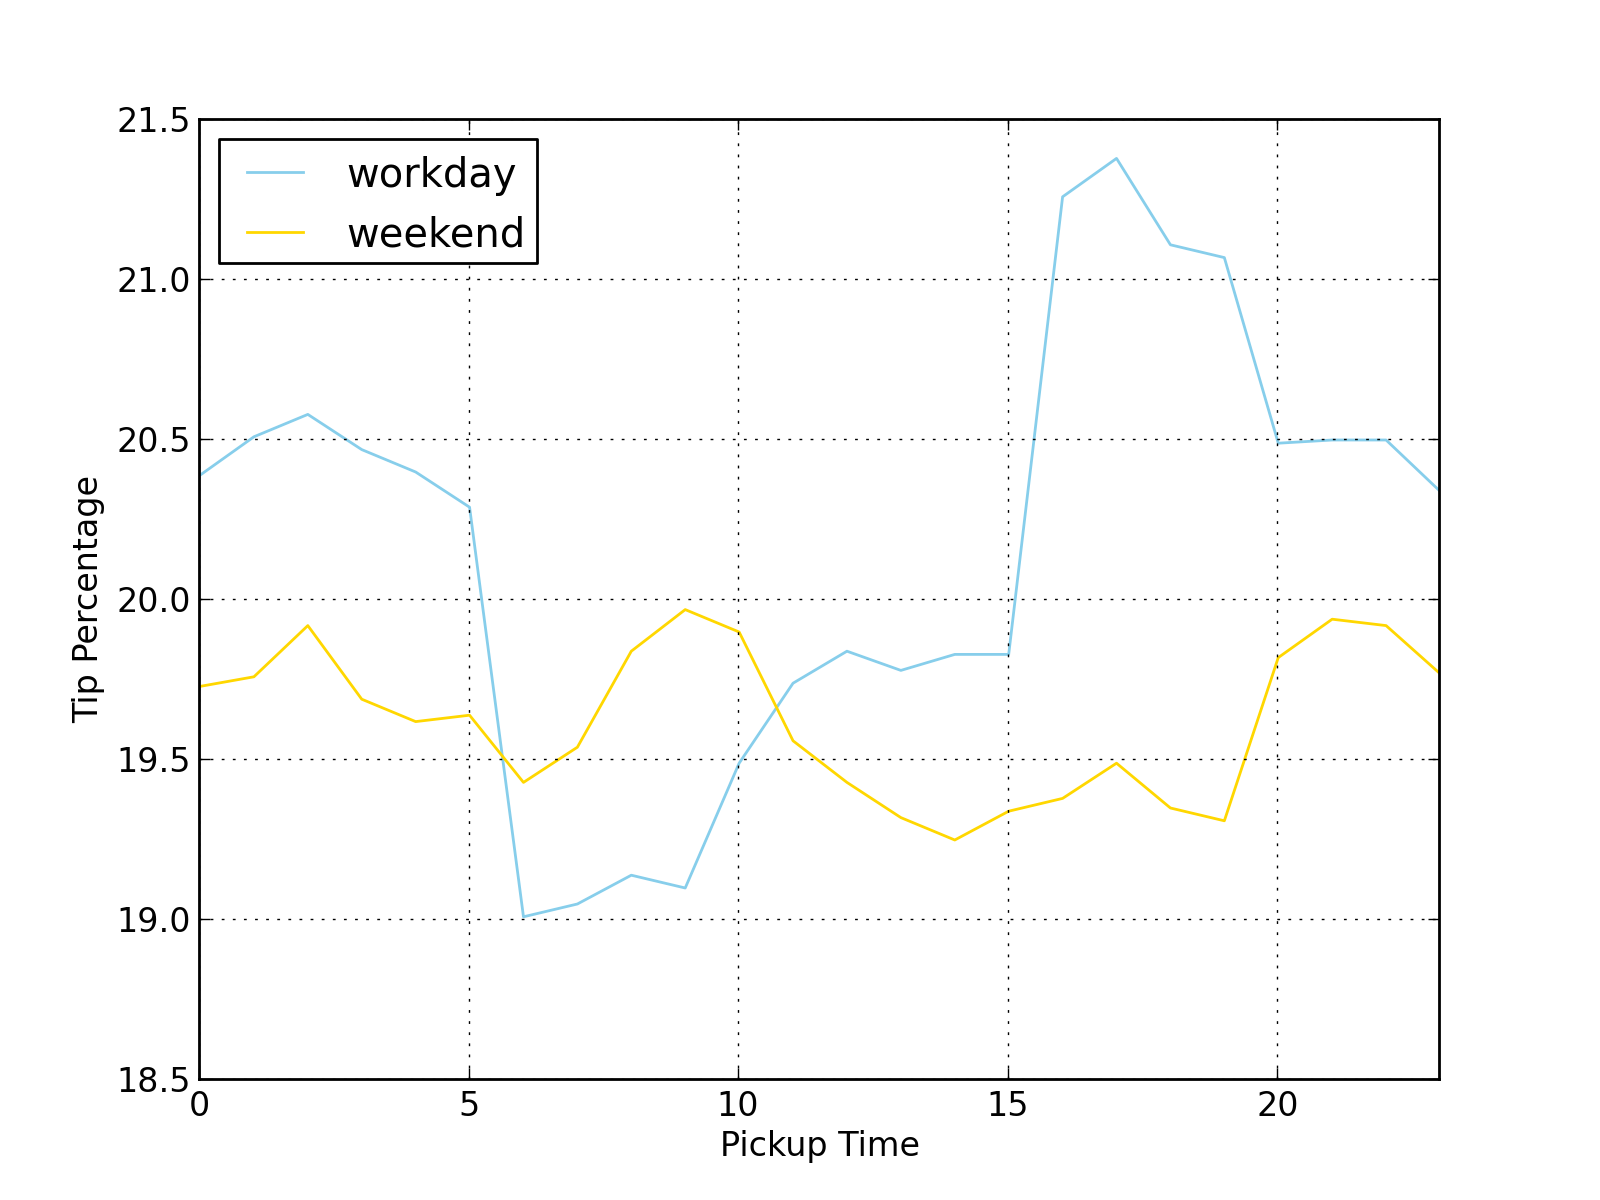

This chart was generated by the following Python code:
import numpy as np
import pandas as pd
import matplotlib.pyplot as plt
import pickle

def main():
    timeseries_df = pickle.loads(open('data_timeseries','r').read())
    timeseries_df.plot(color=['skyblue','gold'])
    plt.ylim([18.5,21.5])
    plt.xlabel('Pickup Time')
    plt.ylabel('Tip Percentage')
    plt.show()
    #plt.savefig('timeseries.png', dpi=200)

if __name__ == "__main__":
    main()

